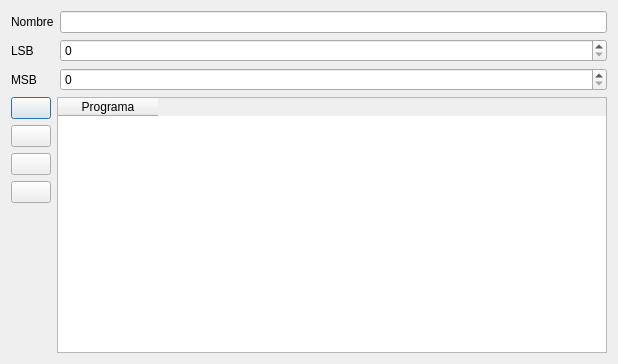
<?xml version="1.0" encoding="UTF-8"?>
<ui version="4.0">
 <class>BancoDialog</class>
 <widget class="QewExtensibleDialog" name="BancoDialog">
  <property name="geometry">
   <rect>
    <x>0</x>
    <y>0</y>
    <width>618</width>
    <height>364</height>
   </rect>
  </property>
  <property name="windowTitle">
   <string>ewExtensibleDialog</string>
  </property>
  <layout class="QVBoxLayout" name="verticalLayout_2">
   <item>
    <layout class="QFormLayout" name="formLayout">
     <item row="0" column="0">
      <widget class="QLabel" name="label">
       <property name="text">
        <string>Nombre</string>
       </property>
      </widget>
     </item>
     <item row="0" column="1">
      <widget class="QLineEdit" name="lineEditNombre"/>
     </item>
     <item row="1" column="0">
      <widget class="QLabel" name="label_2">
       <property name="text">
        <string>LSB</string>
       </property>
      </widget>
     </item>
     <item row="1" column="1">
      <widget class="QSpinBox" name="spinBoxLSB"/>
     </item>
     <item row="2" column="0">
      <widget class="QLabel" name="label_3">
       <property name="text">
        <string>MSB</string>
       </property>
      </widget>
     </item>
     <item row="2" column="1">
      <widget class="QSpinBox" name="spinBoxMSB">
       <property name="maximum">
        <number>128</number>
       </property>
      </widget>
     </item>
    </layout>
   </item>
   <item>
    <layout class="QHBoxLayout" name="horizontalLayout">
     <item>
      <layout class="QVBoxLayout" name="verticalLayout">
       <item>
        <widget class="QPushButton" name="pushButton_Ascender">
         <property name="text">
          <string/>
         </property>
         <property name="iconSize">
          <size>
           <width>32</width>
           <height>32</height>
          </size>
         </property>
        </widget>
       </item>
       <item>
        <widget class="QPushButton" name="pushButton_Descender">
         <property name="text">
          <string/>
         </property>
         <property name="iconSize">
          <size>
           <width>32</width>
           <height>32</height>
          </size>
         </property>
        </widget>
       </item>
       <item>
        <widget class="QPushButton" name="pushButton_Aniadir">
         <property name="text">
          <string/>
         </property>
         <property name="iconSize">
          <size>
           <width>32</width>
           <height>32</height>
          </size>
         </property>
        </widget>
       </item>
       <item alignment="Qt::AlignTop">
        <widget class="QPushButton" name="pushButton_Borrar">
         <property name="text">
          <string/>
         </property>
         <property name="iconSize">
          <size>
           <width>32</width>
           <height>32</height>
          </size>
         </property>
        </widget>
       </item>
      </layout>
     </item>
     <item>
      <widget class="QTableWidget" name="tableProgWidget">
       <column>
        <property name="text">
         <string>Programa</string>
        </property>
       </column>
      </widget>
     </item>
    </layout>
   </item>
  </layout>
 </widget>
 <customwidgets>
  <customwidget>
   <class>QewExtensibleDialog</class>
   <extends>QDialog</extends>
   <header>qewextensibledialog.h</header>
   <container>1</container>
  </customwidget>
 </customwidgets>
 <resources/>
 <connections/>
</ui>
